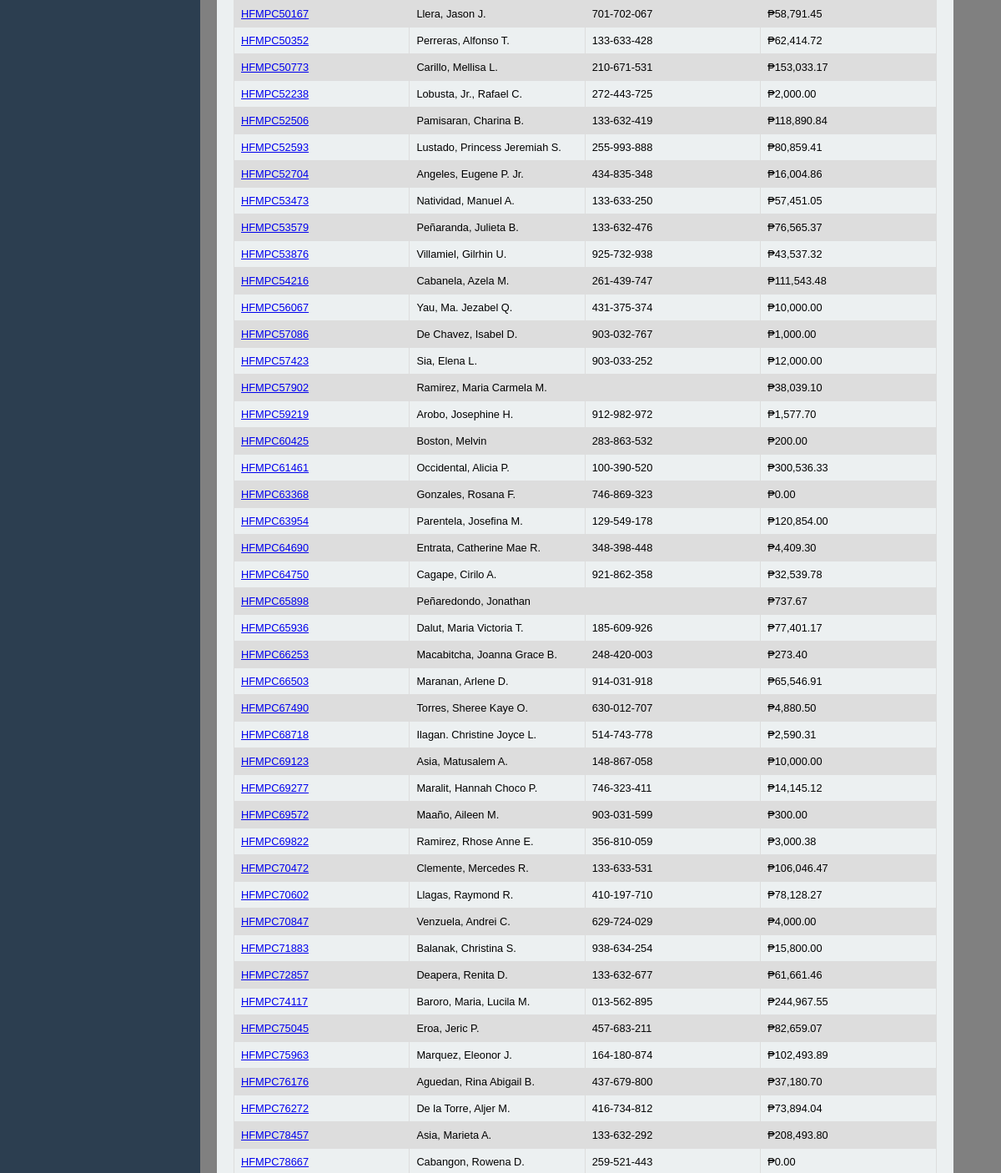
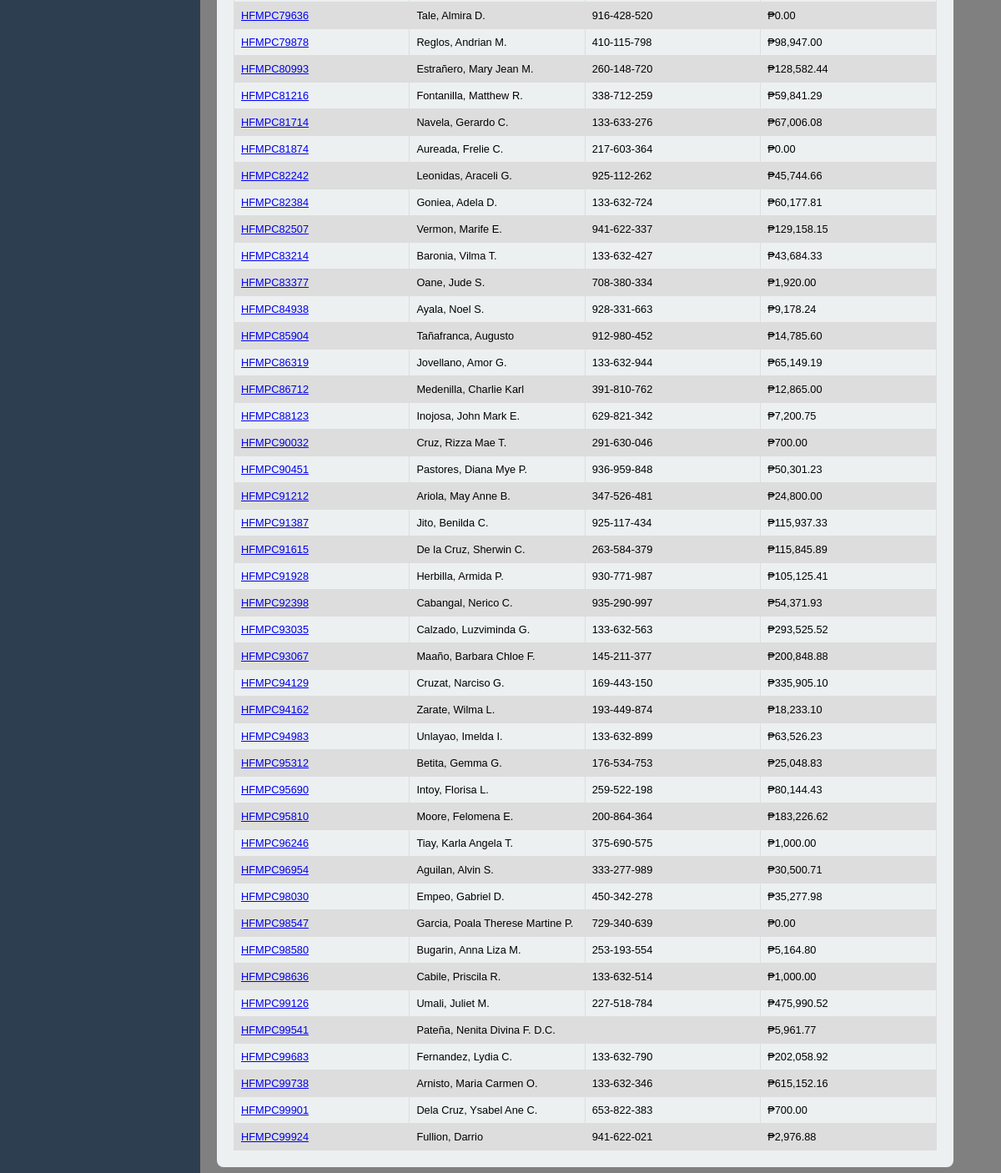
The app's page /coop_members_pusc_tin.php (signed in, lower part), older data (2 pictures, top to bottom).
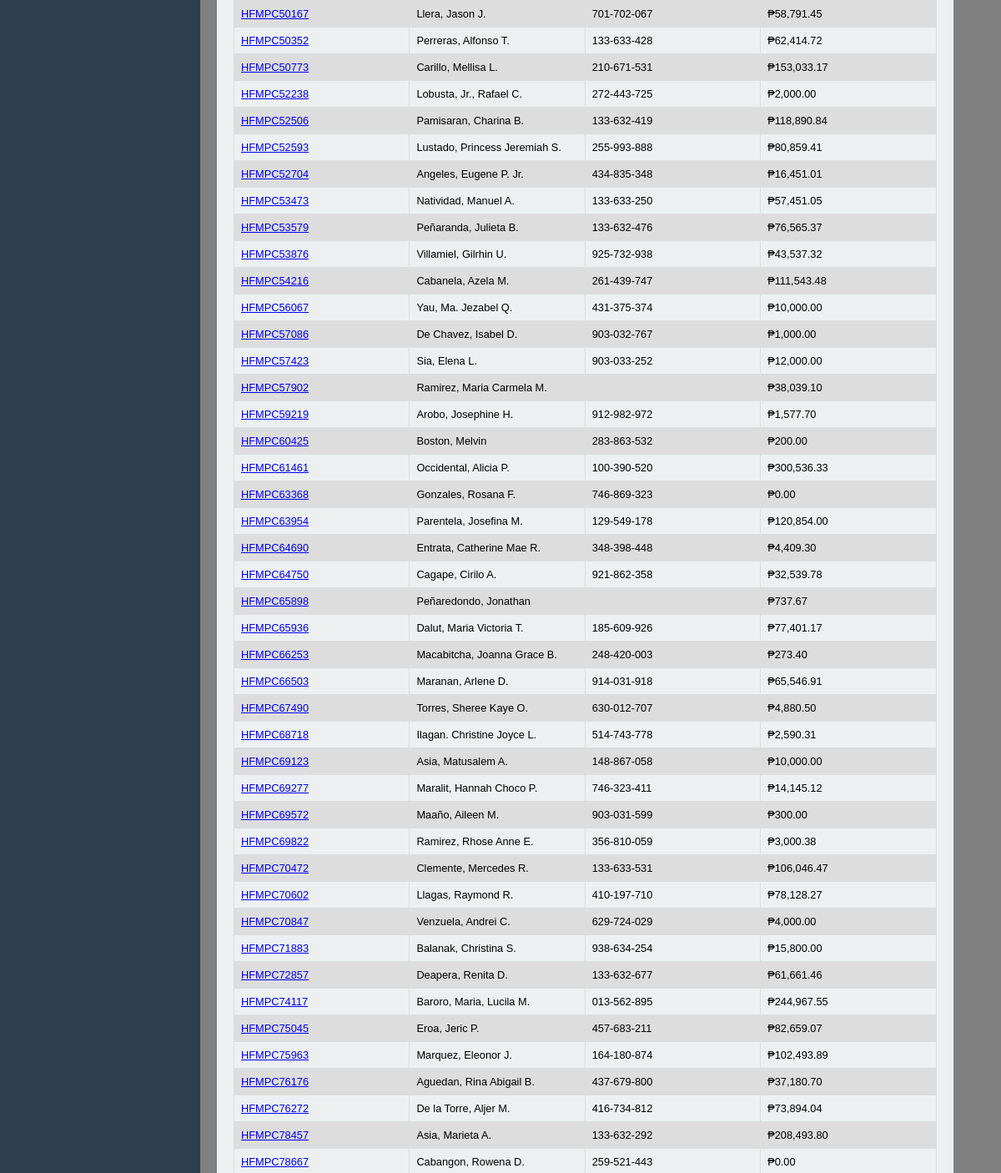
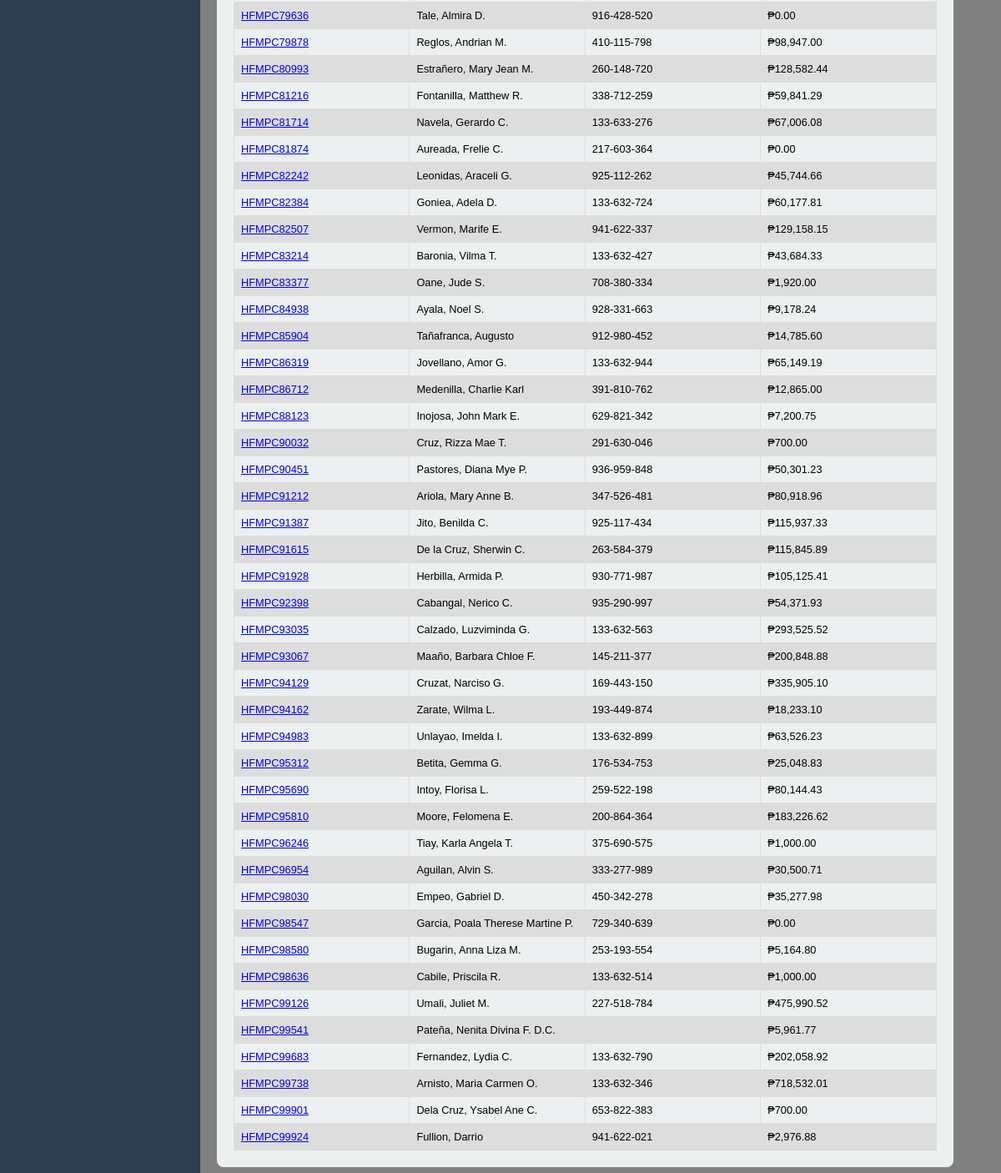
The same page, newer data (2 pictures, top to bottom).
### tables this page shows
CREATE TABLE `coop_members` (
  `coop_id` int(50) NOT NULL AUTO_INCREMENT,
  `membership_id` varchar(50) NOT NULL,
  `name_of_member` varchar(255) NOT NULL,
  `contact_number` varchar(20) NOT NULL,
  `tin` varchar(15) NOT NULL,
  `date_accepted` date NOT NULL,
  `bod_resolution` varchar(50) NOT NULL,
  `type_of_membership` varchar(50) NOT NULL,
  `shares_subscribed` decimal(10,2) NOT NULL,
  `amount_subscribed` decimal(10,2) NOT NULL,
  `initial_paid_up` decimal(10,2) NOT NULL,
  `address` text NOT NULL,
  `date_of_birth` date NOT NULL,
  `age` int(11) NOT NULL,
  `gender` varchar(20) DEFAULT NULL,
  `civil_status` varchar(50) DEFAULT NULL,
  `occupation` varchar(100) NOT NULL,
  `number_of_dependents` int(11) NOT NULL,
  `religious` varchar(100) NOT NULL,
  `annual_income` decimal(10,2) NOT NULL,
  `date_terminated` date DEFAULT NULL,
  `educational_attainment` varchar(50) DEFAULT NULL,
  `status` int(5) NOT NULL,
  `remarks` varchar(10) NOT NULL,
  `created_at` timestamp NOT NULL DEFAULT current_timestamp(),
  PRIMARY KEY (`coop_id`)
);

### coop_members_pusc_tin.php (the view, shortened to what this page needs)
<?php
include 'header.php';
include 'sidebar.php';
?>
<link rel="stylesheet" href="assets/coop_members_shared_capitals.css">
<link rel="stylesheet" href="assets/message.css">
<main class="content-member">
  <section class="stats-member">
    <div class="card-member">
      <div style="overflow-x:auto;">
        <table id="member-table">
          <tbody>
            <?php
            $sql = "SELECT cm.coop_id, cm.membership_id, cm.name_of_member, cm.tin,
                           COALESCE(SUM(sca.amount), 0) AS total_contribution
                    FROM coop_members cm
                    LEFT JOIN shared_capital_amount sca ON cm.membership_id = sca.membership_id
                    WHERE cm.remarks IS NULL OR cm.remarks != 'Deleted'
                    GROUP BY cm.membership_id, cm.name_of_member, cm.tin, cm.coop_id";
            $result = $conn->query($sql);
            if ($result->num_rows > 0) {
                while ($row = $result->fetch_assoc()) {
                  echo "<tr>";
                  echo "<td><a href='coop_members_profile.php?id=" . htmlspecialchars($row['membership_id']) . "'>" . htmlspecialchars($row['membership_id']) . "</a></td>";
                  echo "<td>" . htmlspecialchars($row['name_of_member']) . "</td>";
                  echo "<td>" . htmlspecialchars($row['tin']) . "</td>";
                  echo "<td>₱" . number_format($row['total_contribution'], 2) . "</td>";
                  echo "</tr>";
                }
            } else {
                echo "<tr><td colspan='4'>No members found</td></tr>";
            }
            ?>
          </tbody>
        </table>
      </div>
    </div>
  </section>
</main>

### header.php (shortened to what this page needs)
<!DOCTYPE html>
<html lang="en">
<head>
  <link rel="stylesheet" href="https://cdnjs.cloudflare.com/ajax/libs/font-awesome/6.0.0-beta3/css/all.min.css">
  <link rel="stylesheet" href="assets/styles.css">
</head>
<body>
</body>
</html>

### sidebar.php (shortened to what this page needs)
<aside class="sidebar">
</aside>

### assets/styles.css (style rules this page uses)
body { font-family: Arial, sans-serif; margin: 0; height: 100vh; display: flex; flex-direction: column; }
.sidebar { margin-top: 10px; width: 200px; background-color: #2c3e50; color: white; padding: 20px; height: 100%; position: fixed; top: 60px; z-index: 5; }

### assets/coop_members_shared_capitals.css (style rules this page uses)
.content-member { background-color: gray; margin-left: 150px; padding: 100px; margin-top: 5px; flex-grow: 1; height: 100vh; overflow-y: auto; position: relative; }
.stats-member { display: flex; justify-content: space-between; margin-top: 10px; width: 105%; }
.card-member { background-color: #ecf0f1; border-radius: 8px; padding: 20px; width: 100%; margin-left: 10px; position:relative; }
table { font-family: arial, sans-serif; border-collapse: collapse; width: 100%; table-layout: fixed; font-size: 80%; }
tr:nth-child(even) { background-color: #dddddd; }

Row changes from the older to the newer data that the page shows:
computed for coop_members "HFMPC52704": total_contribution "16,004.86" → "16,451.01"
changed coop_members "HFMPC91212": name_of_member "Ariola, May Anne B." → "Ariola, Mary Anne B."; total_contribution "24,800.00" → "80,918.96"
computed for coop_members "HFMPC99738": total_contribution "615,152.16" → "718,532.01"
